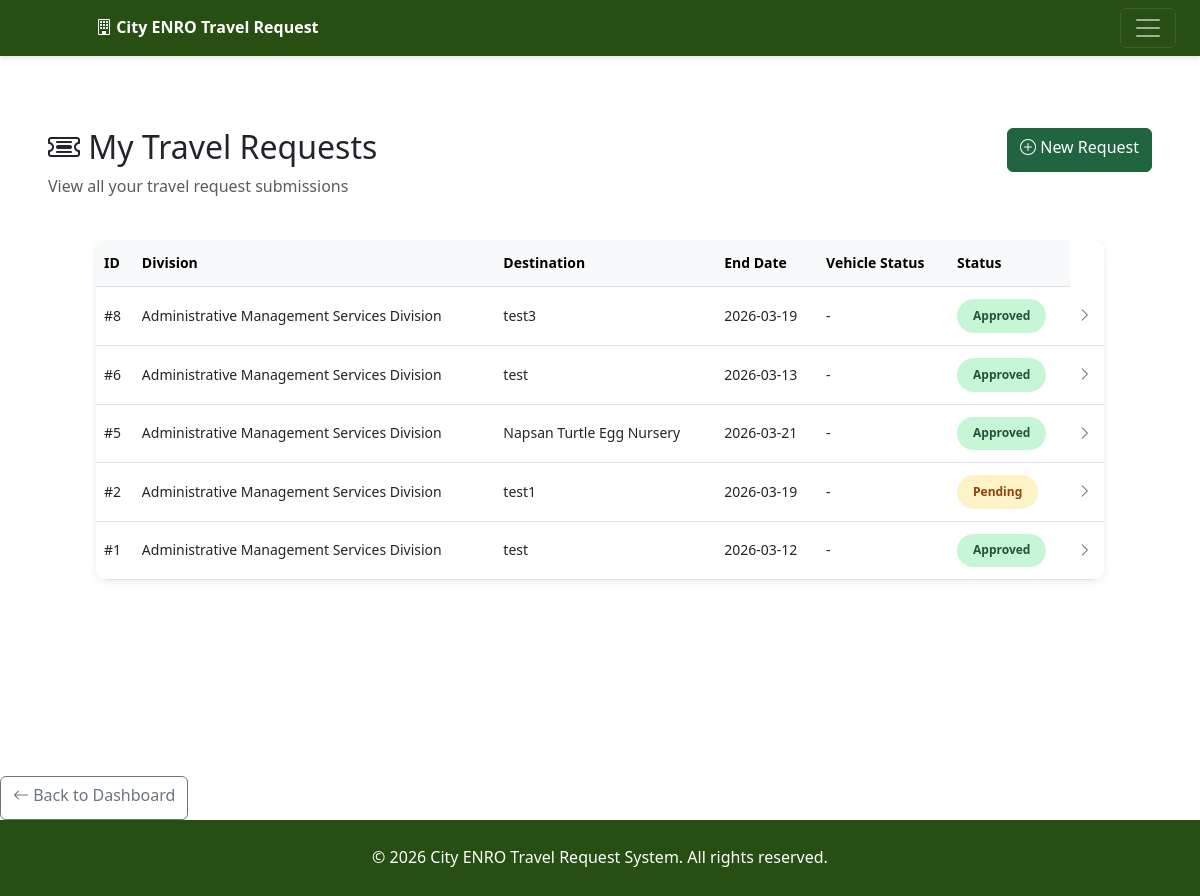
/tickets/my (signed in), run on an earlier commit of the app's database.
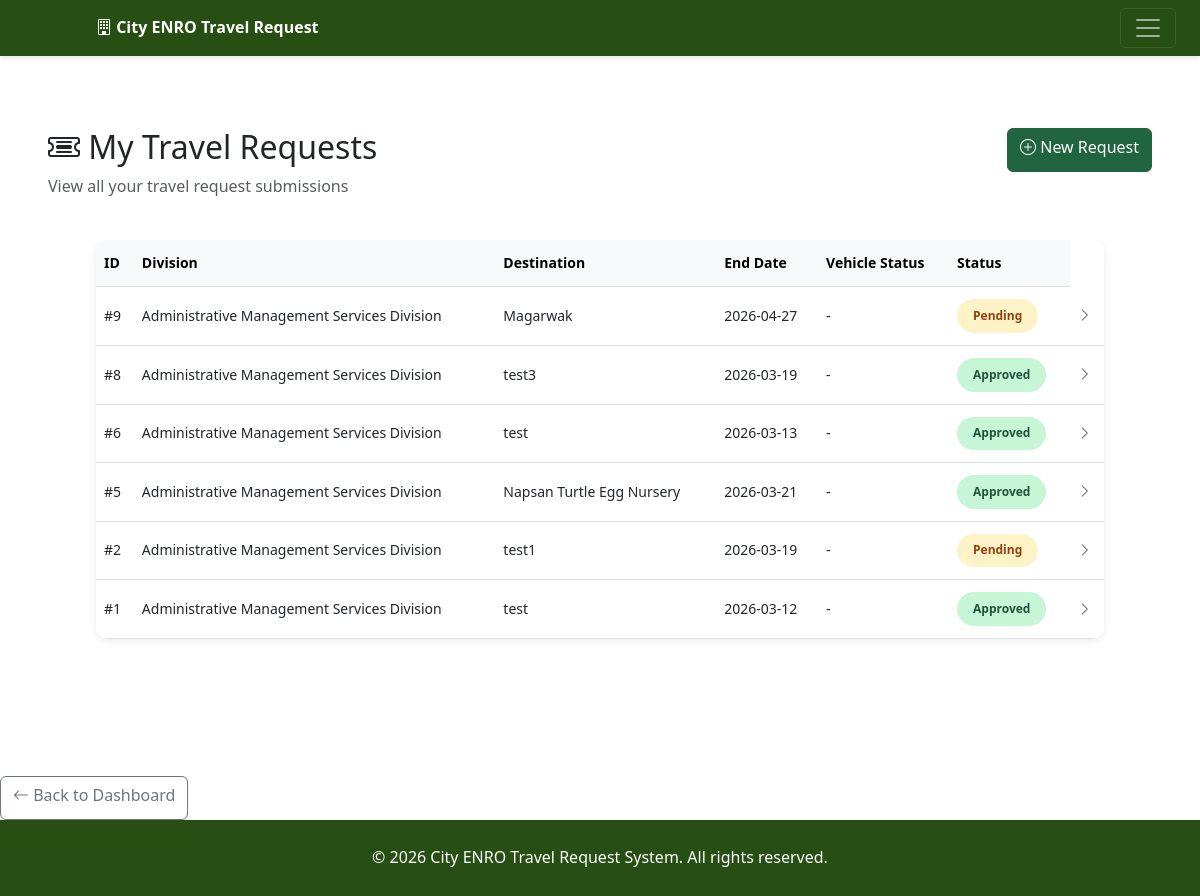
And on a later commit of the database.
### tables this page shows
CREATE TABLE tickets (
            id INTEGER PRIMARY KEY AUTOINCREMENT,
            user_id INTEGER NOT NULL,
            division_id INTEGER NOT NULL,
            destination VARCHAR(200) NOT NULL,
            purpose TEXT NOT NULL,
            associates TEXT,
            start_date DATE NOT NULL,
            end_date DATE NOT NULL,
            vehicle_needed VARCHAR(10) DEFAULT 'no',
            vehicle_assigned VARCHAR(100),
            status VARCHAR(50) DEFAULT 'pending',
            created_at TIMESTAMP DEFAULT CURRENT_TIMESTAMP,
            updated_at TIMESTAMP DEFAULT CURRENT_TIMESTAMP,
            FOREIGN KEY (user_id) REFERENCES users(id),
            FOREIGN KEY (division_id) REFERENCES divisions(id)
        );

CREATE TABLE divisions (
            id INTEGER PRIMARY KEY AUTOINCREMENT,
            name VARCHAR(100) NOT NULL
        );

### routes/tickets.py (the view, shortened to what this page needs)
@tickets_bp.route('/my')
def my_tickets():
    if not require_login():
        return redirect(url_for('auth.login'))
    db_type = getattr(Config, 'DATABASE_TYPE', 'sqlite')
    try:
        conn = get_db_connection()
        cursor = conn.cursor()
        if db_type == 'sqlite':
            cursor.execute("""
                SELECT t.*, d.name as division_name
                FROM tickets t
                JOIN divisions d ON t.division_id = d.id
                WHERE t.user_id = ?
                ORDER BY t.created_at DESC
            """, (session['user_id'],))
        if db_type == 'sqlite':
            rows = cursor.fetchall()
            tickets = [dict_from_row(row) for row in rows]
        else:
            tickets = cursor.fetchall()
        conn.close()
        for ticket in tickets:
            if ticket.get('start_date') and isinstance(ticket.get('start_date'), str):
                ticket['start_date'] = datetime.strptime(ticket['start_date'], '%Y-%m-%d').date()
            if ticket.get('end_date') and isinstance(ticket.get('end_date'), str):
                ticket['end_date'] = datetime.strptime(ticket['end_date'], '%Y-%m-%d').date()
    except Exception as e:
        flash(f'Error loading tickets: {str(e)}', 'danger')
        tickets = []
    return render_template('tickets/my_tickets.html', tickets=tickets)

### db.py (called while the page is built)
def get_db_type():
    try:
        from flask import has_request_context, request
        if has_request_context() and hasattr(current_app, 'config'):
            return current_app.config.get('DATABASE_TYPE', 'sqlite')
    except:
        pass
    return 'sqlite'

def get_db_connection():
    db_type = get_db_type()
    if db_type == 'sqlite':
        return get_sqlite_connection()
    else:
        return get_mysql_connection()

def get_sqlite_connection():
    import os
    from config import Config
    db_path = getattr(Config, 'SQLITE_DATABASE', 'cityhall.db')
    try:
        if hasattr(current_app, 'config'):
            db_path = current_app.config.get('SQLITE_DATABASE', db_path)
    except:
        pass
    conn = sqlite3.connect(db_path)
    conn.row_factory = sqlite3.Row
    return conn

def dict_from_row(row):
    if row is None:
        return None
    if hasattr(row, 'keys'):
        return dict(zip(row.keys(), row))
    return row

### routes/tickets.py (called while the page is built)
def require_login():
    return 'user_id' in session

### templates/tickets/my_tickets.html (shortened to what this page needs)
{% extends "base.html" %}
{% block content %}
<div class="row mb-4">
    <div class="col-md-8">
        <h2><i class="bi bi-ticket-detailed"></i> My Travel Requests</h2>
        <p class="text-muted">View all your travel request submissions</p>
    </div>
    <div class="col-md-4 text-end">
        <a href="{{ url_for('tickets.create') }}" class="btn btn-primary">
            <i class="bi bi-plus-circle"></i> New Request
        </a>
    </div>
</div>
<div class="wide-container">
    <div class="card table-card">
    <div class="card-body p-0">
        {% if tickets %}
        <div class="table-responsive">
            <table class="table table-hover mb-0">
                <thead class="table-light">
                    <tr>
                        <th>ID</th>
                        <th>Division</th>
                        <th>Destination</th>
                        <th>End Date</th>
                        <th>Vehicle Status</th>
                        <th>Status</th>
                    </tr>
                </thead>
                <tbody>
                    {% for ticket in tickets %}
                    <tr class="ticket-row" data-ticket-id="{{ ticket.id }}">
                        <td>#{{ ticket.id }}</td>
                        <td>{{ ticket.division_name }}</td>
                        <td>{{ ticket.destination }}</td>
                        <td>{{ ticket.end_date.strftime('%Y-%m-%d') if ticket.end_date else '-' }}</td>
                        <td>
                            {{ ticket.vehicle_status|title if ticket.vehicle_status else '-' }}
                        </td>
                        <td>
                            <span class="status-badge status-{{ ticket.status }}">
                                {{ ticket.status|replace('_', ' ')|title }}
                            </span>
                        </td>
                        <td>
                            <i class="bi bi-chevron-right text-muted"></i>
                        </td>
                    </tr>
                    {% endfor %}
                </tbody>
            </table>
        </div>
        {% endif %}
    </div>
</div>
        </div>
    </div>
</div>
<div class="row mt-3">
    <div class="col-12">
        <a href="{{ url_for('main.dashboard') }}" class="btn btn-outline-secondary">
            <i class="bi bi-arrow-left"></i> Back to Dashboard
        </a>
    </div>
</div>
{% endblock %}

What changed in the data, as far as the page shows it:
added tickets: id "9", division_name "Administrative Management Services Division", destination "Magarwak", end_date "2026-04-27", vehicle_status "-", status "Pending"
